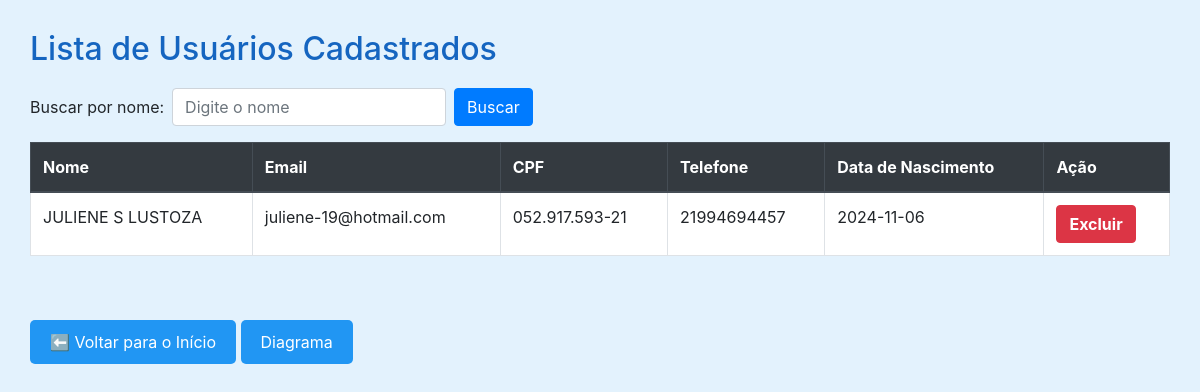
Screenshot of /usuarios.php?busca=JULIENE S LUSTOZA (signed in) with the database file from the repository.
### tables this page shows
CREATE TABLE `usuarios` (
  `id` int(11) NOT NULL,
  `nome` varchar(100) DEFAULT NULL,
  `data_nascimento` date DEFAULT NULL,
  `nome_mae` varchar(100) DEFAULT NULL,
  `cpf` varchar(14) DEFAULT NULL,
  `email` varchar(100) DEFAULT NULL,
  `telefone` varchar(20) DEFAULT NULL,
  `endereco` varchar(255) DEFAULT NULL,
  `login` varchar(50) DEFAULT NULL,
  `senha` varchar(255) DEFAULT NULL
);

### usuarios.php (the view, shortened to what this page needs)
<?php
require_once 'controllers/conexao.php';
?>
<!DOCTYPE html>
<html lang="pt-br">
<head>
    <link rel="stylesheet" href="https://stackpath.bootstrapcdn.com/bootstrap/4.5.2/css/bootstrap.min.css">
</head>
<body>
    <h2>Lista de Usuários Cadastrados</h2>
    <form method="GET" class="form-inline mb-3">
        <label class="mr-2">Buscar por nome:</label>
        <input type="text" name="busca" class="form-control mr-2" placeholder="Digite o nome">
        <button type="submit" class="btn btn-primary">Buscar</button>
    </form>
    <table class="table table-bordered">
        <thead class="thead-dark">
            <tr>
                <th>Nome</th>
                <th>Email</th>
                <th>CPF</th>
                <th>Telefone</th>
                <th>Data de Nascimento</th>
                <th>Ação</th>
            </tr>
        </thead>
        <tbody>
            <?php
            $busca = isset($_GET['busca']) ? trim($_GET['busca']) : '';
            if ($busca !== '') {
                $sql = "SELECT id, nome, email, cpf, telefone, data_nascimento FROM usuarios WHERE nome LIKE ? ORDER BY id ASC";
                $stmt = $conn->prepare($sql);
                $termoBusca = "%$busca%";
                $stmt->bind_param("s", $termoBusca);
            } else {
                $sql = "SELECT id, nome, email, cpf, telefone, data_nascimento FROM usuarios ORDER BY id ASC";
                $stmt = $conn->prepare($sql);
            }
            $stmt->execute();
            $resultado = $stmt->get_result();
            while ($row = $resultado->fetch_assoc()) {
                echo "<tr>";
                echo "<td>" . htmlspecialchars($row["nome"]) . "</td>";
                echo "<td>" . htmlspecialchars($row["email"]) . "</td>";
                echo "<td>" . htmlspecialchars($row["cpf"]) . "</td>";
                echo "<td>" . htmlspecialchars($row["telefone"]) . "</td>";
                echo "<td>" . htmlspecialchars($row["data_nascimento"]) . "</td>";
                echo "<td><a href='controllers/excluir_usuario.php?id=" . $row["id"] . "' class='btn btn-danger' onclick=\"return confirm('Tem certeza que deseja excluir este usuário?');\">Excluir</a></td>";
                echo "</tr>";
            }
            ?>
        </tbody>
    </table>
    <br><br>
<a href="index.html" style="text-decoration: none;">
  <button style="padding: 10px 20px; background-color: #2196F3; color: white; border: none; border-radius: 5px; font-size: 16px; cursor: pointer;">
    ⬅ Voltar para o Início
  </button>
</a>
<a href="diagrama.html" style="text-decoration: none;">
  <button style="padding: 10px 20px; background-color: #2196F3; color: white; border: none; border-radius: 5px; font-size: 16px; cursor: pointer;">
    Diagrama
  </button>
</a>
</body>
</html>

### usuarios.php (style rules this page uses)
body { background-color: #e3f2fd; padding: 30px; }
h2 { color: #1565c0; margin-bottom: 20px; }
table { background-color: white; }
.btn-danger { font-weight: bold; }

### rows the page displays
usuarios: nome "JULIENE S LUSTOZA", email "juliene-19@hotmail.com", cpf "052.917.593-21", telefone "21994694457", data_nascimento "2024-11-06"
